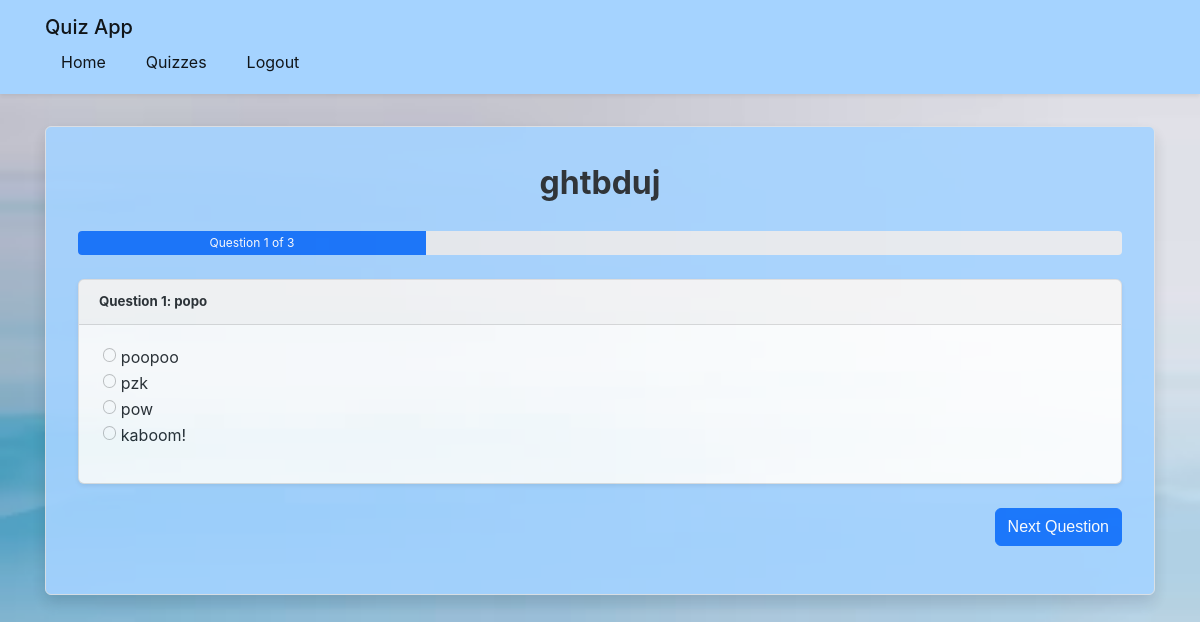
Page /quiz/7/play (signed in) on the committed database.
### app/models.py (models this page shows)
class Quiz(db.Model):
    id = db.Column(db.Integer, primary_key = True)
    title = db.Column(db.String(75), nullable=False)
    username = db.Column(db.String(50))
    user_id = db.Column(db.Integer, db.ForeignKey('user.id'), nullable = False)
    questions = db.relationship('Question', backref='question',lazy = True)

class Question(db.Model):
    id = db.Column(db.Integer, primary_key = True)
    text = db.Column(db.String(150), nullable=False)
    quiz_id = db.Column(db.Integer, db.ForeignKey('quiz.id'), nullable = False)
    answers = db.relationship('Answer', backref='question',lazy = True)

class Answer(db.Model):
    id = db.Column(db.Integer, primary_key = True)
    text = db.Column(db.String(50), nullable=False)
    is_right = db.Column(db.Boolean, default=False)
    question_id = db.Column(db.Integer, db.ForeignKey('question.id'), nullable=False)

### app/quiz/routes.py (the view, shortened to what this page needs)
@quiz_bp.route('/quiz/<int:quiz_id>/play', methods=['GET', 'POST'])
@login_required
def Play_qizz(quiz_id):
    quiz = Quiz.query.get_or_404(quiz_id)
    question_id = request.args.get('question', 1, type=int)
    current_question = quiz.questions[question_id - 1] if 0 < question_id <= len(quiz.questions) else None
    return render_template('quiz/play_quiz.html',
                         title=f'Play {quiz.title}',
                         quiz=quiz,
                         current_question=current_question,
                         current_question_number=question_id,
                         total_questions=len(quiz.questions))

### app/models.py (called while the page is built)
@login_manager.user_loader
def load_user(user_id):
    return User.query.get(int(user_id))

### app/templates/quiz/play_quiz.html (shortened to what this page needs)
{% extends "base.html" %}
{% block content %}
<div class="content-section">
    <h1 class="text-center mb-4">{{ quiz.title }}</h1>
    <div class="progress mb-4">
        <div class="progress-bar" role="progressbar"
             style="width: {{ (current_question_number / total_questions) * 100 }}%"
             aria-valuenow="{{ current_question_number }}"
             aria-valuemin="1"
             aria-valuemax="{{ total_questions }}">
            Question {{ current_question_number }} of {{ total_questions }}
        </div>
    </div>
    <form method="POST" action="">
        {% if current_question %}
        <div class="card mb-4">
            <div class="card-header">
                <h5>Question {{ current_question_number }}: {{ current_question.text }}</h5>
            </div>
            <div class="card-body">
                <div class="form-group">
                    {% for answer in current_question.answers %}
                    <div class="form-check mb-2">
                        <input class="form-check-input" type="radio"
                               name="question_{{ current_question.id }}"
                               id="answer_{{ answer.id }}"
                               value="{{ answer.id }}"
                               {% if session.get('quiz_' ~ quiz.id ~ '_answers', {}).get(current_question.id|string) == answer.id|string %}checked{% endif %}>
                        <label class="form-check-label" for="answer_{{ answer.id }}">
                            {{ answer.text }}
                        </label>
                    </div>
                    {% endfor %}
                </div>
            </div>
        </div>
        {% endif %}
        <div class="form-group d-flex justify-content-between">
            {% if current_question_number < total_questions %}
                <button type="submit" class="btn btn-primary">Next Question</button>
            {% else %}
                <button type="submit" name="submit_quiz" class="btn btn-success">Submit Quiz</button>
            {% endif %}
        </div>
    </form>
</div>
{% endblock %}

### app/static/css/styles.css (style rules this page uses)
:root { --primary: #0d6efd; --secondary: #6c757d; --success: #198754; --danger: #dc3545; --warning: #ffc107; --info: #0dcaf0; --light: #f8f9fa; --dark: #212529; --white: #fff; --blue-light: #a5d3ff; --border-radius: 0.375rem; --box-shadow: 0 0.5rem 1rem rgba(0, 0, 0, 0.15); }
* { box-sizing: border-box; margin: 0; padding: 0; }
body { font-family: -apple-system, BlinkMacSystemFont, "Segoe UI", Roboto, "Helvetica Neue", Arial, sans-serif; line-height: 1.5; color: #212529; background-image: url('/static/images/actual-Bg.png'); background-size: cover; background-position: center; background-attachment: fixed; min-height: 100vh; position: relative; }
body::before { content: ""; position: fixed; top: 0; left: 0; right: 0; bottom: 0; background-color: rgba(255, 255, 255, 0.1); z-index: -1; }
.content-section { background: var(--blue-light); padding: 2rem; border: 1px solid #dee2e6; border-radius: var(--border-radius); margin: 2rem 0; box-shadow: var(--box-shadow); opacity: 0.9; }
.card { position: relative; display: flex; flex-direction: column; min-width: 0; word-wrap: break-word; background-color: var(--white); background-clip: border-box; border: 1px solid rgba(0, 0, 0, 0.125); border-radius: var(--border-radius); margin-bottom: 1.5rem; box-shadow: 0 0.125rem 0.25rem rgba(0, 0, 0, 0.075); }
.card-body { flex: 1 1 auto; padding: 1.25rem; }
.card-header { padding: 0.75rem 1.25rem; margin-bottom: 0; background-color: rgba(0, 0, 0, 0.03); border-bottom: 1px solid rgba(0, 0, 0, 0.125); }
.card-header:first-child { border-radius: calc(var(--border-radius) - 1px) calc(var(--border-radius) - 1px) 0 0; }
.btn { display: inline-block; font-weight: 400; line-height: 1.5; color: #212529; text-align: center; text-decoration: none; vertical-align: middle; cursor: pointer; user-select: none; background-color: transparent; border: 1px solid transparent; padding: 0.375rem 0.75rem; font-size: 1rem; border-radius: var(--border-radius); transition: color 0.15s ease-in-out, background-color 0.15s ease-in-out, border-color 0.15s ease-in-out, box-shadow 0.15s ease-in-out; }
.btn-primary { color: var(--white); background-color: var(--primary); border-color: var(--primary); }
.form-group { margin-bottom: 1rem; }
.form-check { display: block; min-height: 1.5rem; padding-left: 1.5em; margin-bottom: 0.125rem; }
.form-check-input { width: 1em; height: 1em; margin-top: 0.25em; vertical-align: top; background-color: var(--white); background-repeat: no-repeat; background-position: center; background-size: contain; border: 1px solid rgba(0, 0, 0, 0.25); appearance: none; margin-left: -1.5em; }
.form-check-input[type="radio"] { border-radius: 50%; }
.form-check-label { cursor: pointer; }
.text-center { text-align: center !important; }
.mb-4 { margin-bottom: 1.5rem !important; }
.d-flex { display: flex !important; }
.justify-content-between { justify-content: space-between !important; }
.progress { display: flex; height: 1.5rem; overflow: hidden; font-size: 0.75rem; background-color: #e9ecef; border-radius: 0.25rem; }
.progress-bar { display: flex; flex-direction: column; justify-content: center; color: #fff; text-align: center; white-space: nowrap; background-color: #0d6efd; transition: width 0.6s ease; }

### rows in the picture
Quiz: title "ghtbduj", id "☐ poopoo", id "☐ pzk", id "☐ pow", id "☐ kaboom!"
Question: text "popo"
Answer: text "poopoo"
Answer: text "pzk"
Answer: text "pow"
Answer: text "kaboom!"

### other values in the picture
{{ current_question_number }} "1"
{{ total_questions }} "3"
